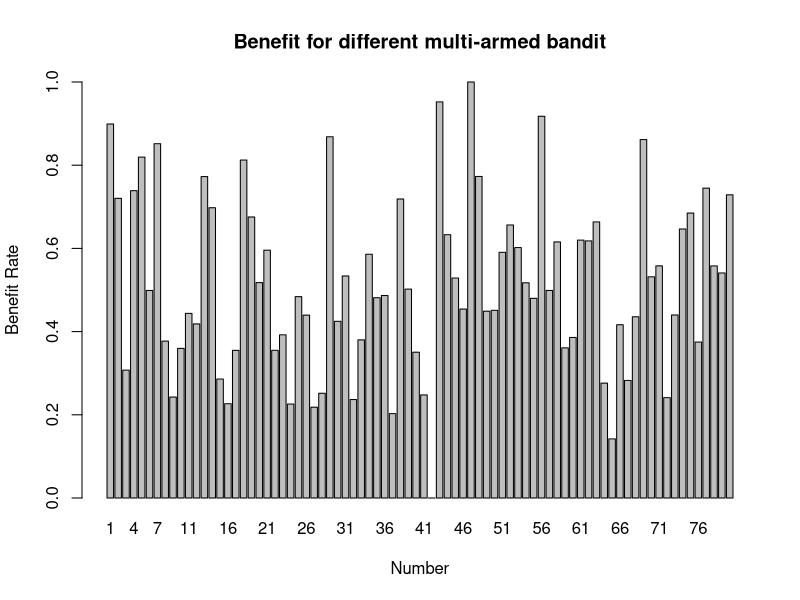
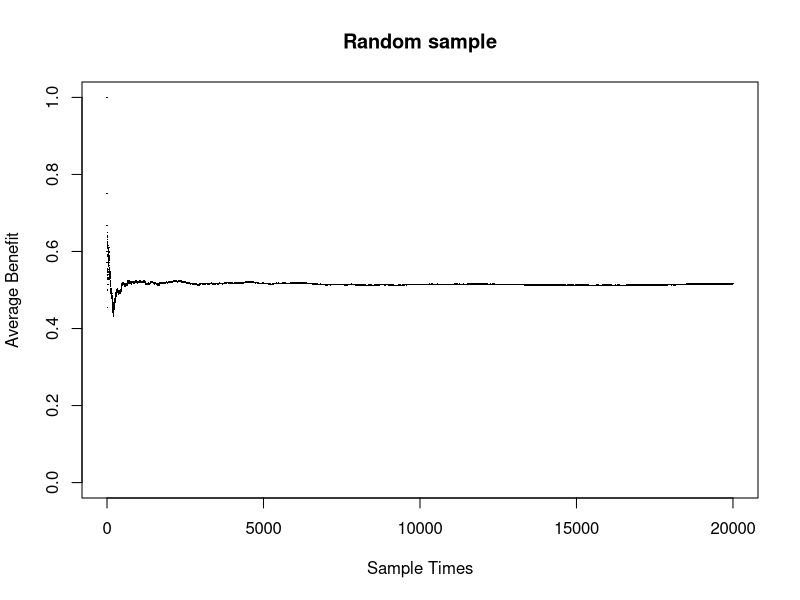
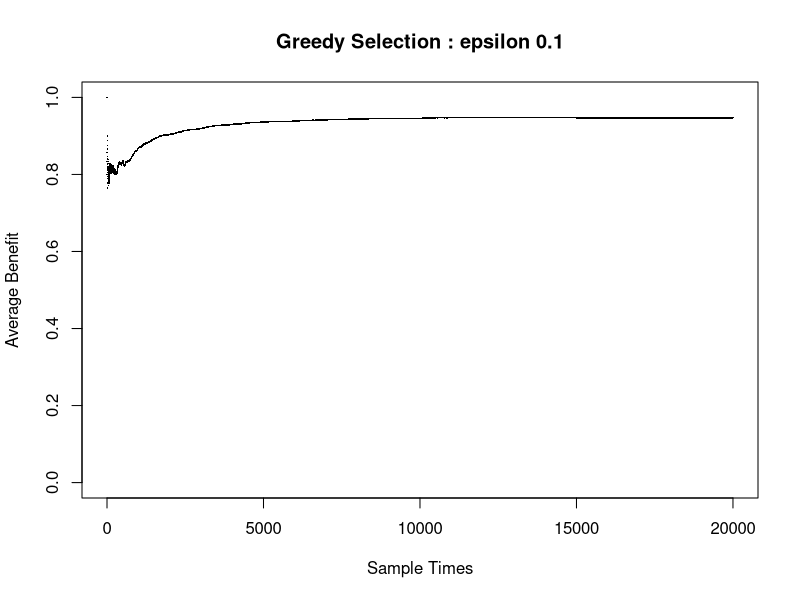
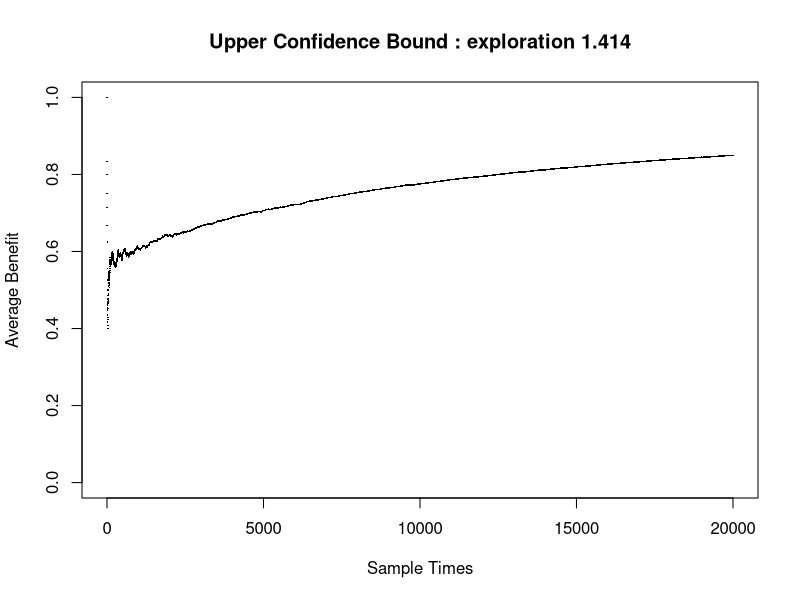
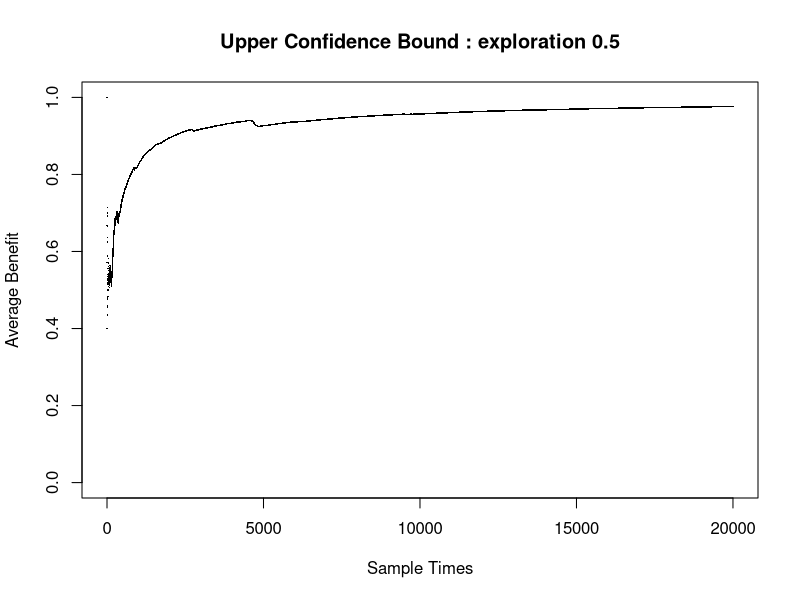
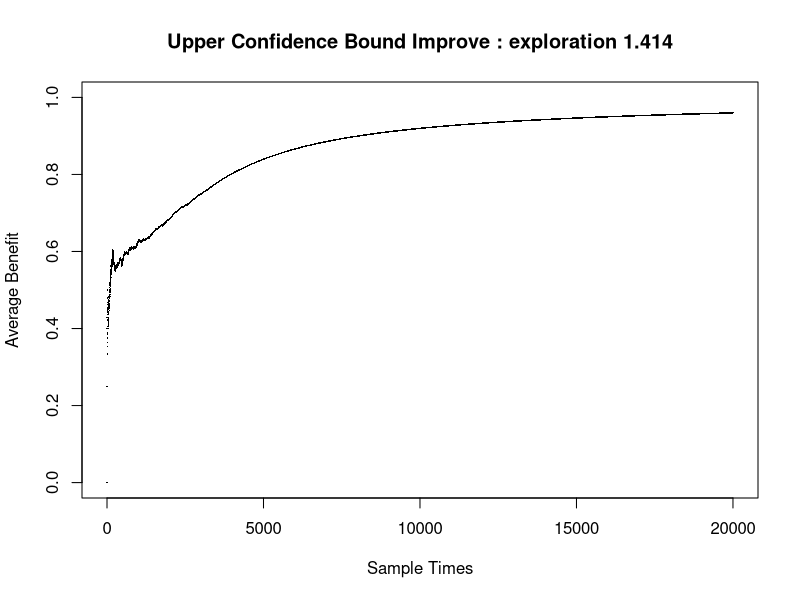
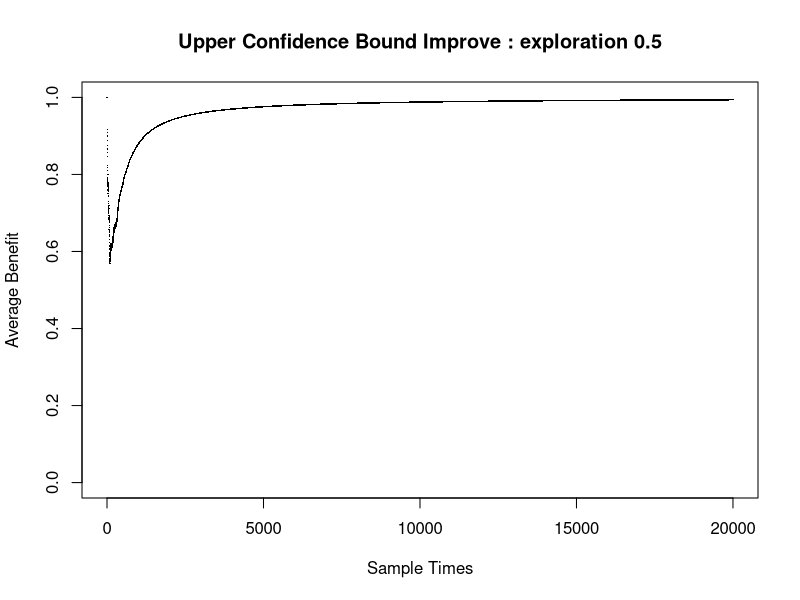
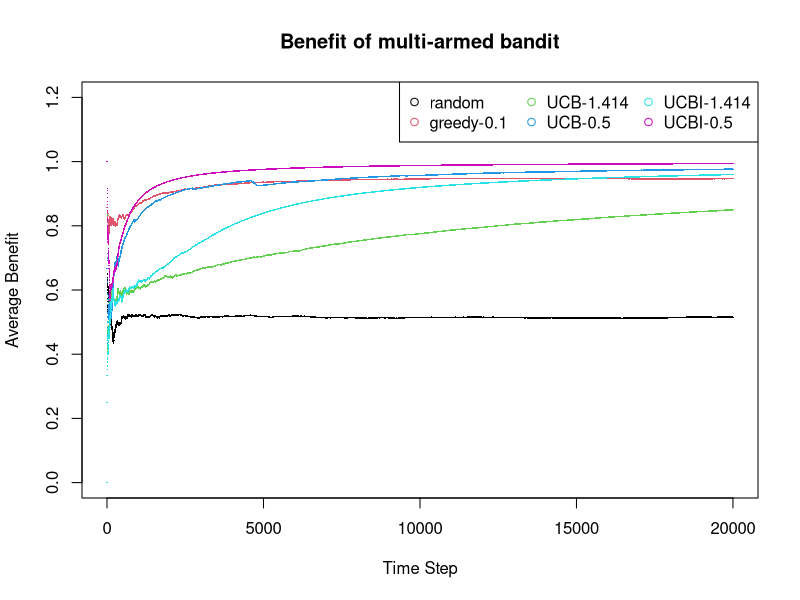

Write the R code that produced these figures, in order.
utils.assert <- function(fact, proposition) {
    if (proposition == FALSE) {
        cat("Proposition is not satisfied \n")
        cat(" Invaild proposition : '", fact, "' \n", sep="")
        stopifnot(proposition)
    }
}

utils.zeros <- function(cnt) {
    utils.assert("", cnt>=1)
    return (rep(0, cnt))
}

utils.normalization <- function(array, range=c(0,1)) {
    size <- length(array)
    norm <- utils.zeros(size)
    min <- min(array)
    max <- max(array)

    for (i in c(1:size)) {
        norm[i] = (max(range) - min(range)) * ((array[i] - min) / (max - min)) + min(range)
    }

    return (norm)
}

utils.generate_slot_machines <- function(cnt, seed=NULL) {
    utils.assert("", cnt>=1)
    if (is.numeric(seed)) {
        set.seed(seed)
    }

    gen <- rnorm(cnt, 0.0, 5.0)

    return (utils.normalization(gen, range=c(0, 1)))
}

utils.get_pdf <- function(array) {
    size <- length(array)
    pdf <- utils.zeros(size)
    for (i in c(1:size)) {
        if (i != 1) {
            pdf[i] <- pdf[i-1]
        }
        pdf[i] <- pdf[i] + array[i]
    }
    return (pdf)
}

utils.pdf2avg <- function(array) {
    size <- length(array)
    avg <- utils.zeros(size)
    for (i in c(1:sample_times)) {
        avg[i] <- array[i] / i
    }
    return (avg)
}

utils.get_maxindex <- function(array) {
    size <- length(array)
    idx <- 1
    max <- array[idx]
    for (i in c(1:size)) {
        if (max < array[i]) {
            idx <- i
            max <- array[idx]
        }
    }
    return (idx)
}

utils.get_benefit <- function(rate) {
    x <- runif(1, 0.0, 1.0)
    benefit <- 0
    if (rate > x) {
        benefit <- 1
    }
    return (benefit)
}

# global allocation
number <- 80
slot_machines <- utils.generate_slot_machines(number)
sample_times <- 20000
barplot(height=slot_machines,
        width=1,
        names.arg=c(1:number),
        xlab="Number", ylab="Benefit Rate",
        ylim=c(0,1),
        main="Benefit for different multi-armed bandit")


# random sample
random_sample <- function(dump=TRUE) {
    random_choice <- sample(1:number, sample_times, replace=TRUE)
    benefit <- utils.zeros(sample_times)
    record_benefit <- utils.zeros(number)
    record_cnt <- utils.zeros(number)

    for (i in c(1:sample_times)) {
        choice <- random_choice[i]
        rate <- slot_machines[choice]
        benefit[i] = utils.get_benefit(rate)

        record_benefit[choice] = record_benefit[choice] + benefit[i]
        record_cnt[choice] = record_cnt[choice] + 1
    }

    benefit_pdf <- utils.get_pdf(benefit)
    benefit_avg <- utils.pdf2avg(benefit_pdf)

    if (dump) {
        plot(x=c(1:sample_times), y=benefit_avg,
             xlab="Sample Times", ylab="Average Benefit",
             pch = 16, cex = 0.2,
             ylim=c(0,1), main="Random sample")

        cat("Average Benefit :", benefit_avg[sample_times], "\n")
    }
    return (benefit_avg)
}

# ϵ-greedy
greedy_selection <- function(epsilon, dump=TRUE) {
    benefit <- utils.zeros(sample_times)
    record_benefit <- utils.zeros(number)
    record_cnt <- utils.zeros(number)

    for (i in c(1:sample_times)) {
        x <- runif(1, 0.0, 1.0)
        if (x < epsilon) {
            # Random choice
            random_choice <- sample(1:number, 1, replace=TRUE)
            rate <- slot_machines[random_choice]
            benefit[i] <- utils.get_benefit(rate)
            record_benefit[random_choice] <- record_benefit[random_choice] + benefit[i]
            record_cnt[random_choice] <- record_cnt[random_choice] + 1
        } else {
            # Greedy choice
            record_benefit_avg <- utils.zeros(number)
 
            for (idx in c(1:number)) {
                if (record_cnt[idx] > 0) {
                    record_benefit_avg[idx] <- record_benefit[idx] / record_cnt[idx]
                }
            }
        
            index <- utils.get_maxindex(record_benefit_avg)
            rate <- slot_machines[index]
            benefit[i] <- utils.get_benefit(rate)
            record_benefit[index] <- record_benefit[index] + benefit[i]
            record_cnt[index] <- record_cnt[index] + 1
        }
    }

    benefit_pdf <- utils.get_pdf(benefit)
    benefit_avg <- utils.pdf2avg(benefit_pdf)

     if (dump) {
        plot(x=c(1:sample_times), y=benefit_avg,
             xlab="Sample Times", ylab="Average Benefit",
             pch = 16, cex = 0.2,
             ylim=c(0,1), main=paste("Greedy Selection : epsilon", epsilon))

        cat("Average Benefit :", benefit_avg[sample_times], "\n")
    }
    return (benefit_avg)
}

# Upper Confidence Bound
utils.ucb_select <- function(q_table, prop, exploration) {
    size = length(q_table)
    utils.assert("", size == length(prop))
    tot = sum(prop) + 1
    UCBs <- utils.zeros(size)
    for (i in c(1:size)) {
        UCBs[i] <- q_table[i] + exploration * sqrt(log(tot, base=exp(1))/(prop[i] + 1))
    }
    return (utils.get_maxindex(UCBs))
}

upper_confidence_bound  <- function(exploration, dump=TRUE) {
    benefit <- utils.zeros(sample_times)
    record_benefit <- utils.zeros(number)
    record_cnt <- utils.zeros(number)

    for (i in c(1:sample_times)) {
        record_benefit_avg <- utils.zeros(number)
        for (idx in c(1:number)) {
            if (record_cnt[idx] > 0) {
                record_benefit_avg[idx] <- record_benefit[idx] / record_cnt[idx]
            } else {
                record_benefit_avg[idx] = 0.5
            }
        }
        index <- utils.ucb_select(record_benefit_avg, record_cnt, exploration)
        rate <- slot_machines[index]
        benefit[i] <- utils.get_benefit(rate)
        record_benefit[index] <- record_benefit[index] + benefit[i]
        record_cnt[index] <- record_cnt[index] + 1
    }

    benefit_pdf <- utils.get_pdf(benefit)
    benefit_avg <- utils.pdf2avg(benefit_pdf)

    if (dump) {
        plot(x=c(1:sample_times), y=benefit_avg,
             xlab="Sample Times", ylab="Average Benefit",
             pch = 16, cex = 0.2,
             ylim=c(0,1), main=paste("Upper Confidence Bound : exploration", exploration))

        cat("Average Benefit :", benefit_avg[sample_times], "\n")
    }
    return (benefit_avg)
}

# Upper Confidence Bound Improve
utils.ucb_improve_select <- function(q_table, prop, exploration, base) {
    size = length(q_table)
    utils.assert("", size == length(prop))
    tot = sum(prop) + 1
    UCBs <- utils.zeros(size)
    for (i in c(1:size)) {
        UCBs[i] <- q_table[i] + (exploration - log((base + tot)/base)) * sqrt(log(tot, base=exp(1))/(prop[i] + 1))
    }
    return (utils.get_maxindex(UCBs))
}

upper_confidence_bound_improve  <- function(exploration, base, dump=TRUE) {
    benefit <- utils.zeros(sample_times)
    record_benefit <- utils.zeros(number)
    record_cnt <- utils.zeros(number)

    for (i in c(1:sample_times)) {
        record_benefit_avg <- utils.zeros(number)
        for (idx in c(1:number)) {
            if (record_cnt[idx] > 0) {
                record_benefit_avg[idx] <- record_benefit[idx] / record_cnt[idx]
            } else {
                record_benefit_avg[idx] = 0.5
            }
        }
        index <- utils.ucb_improve_select(record_benefit_avg, record_cnt, exploration, base)
        rate <- slot_machines[index]
        benefit[i] <- utils.get_benefit(rate)
        record_benefit[index] <- record_benefit[index] + benefit[i]
        record_cnt[index] <- record_cnt[index] + 1
    }

    benefit_pdf <- utils.get_pdf(benefit)
    benefit_avg <- utils.pdf2avg(benefit_pdf)

    if (dump) {
        plot(x=c(1:sample_times), y=benefit_avg,
             xlab="Sample Times", ylab="Average Benefit",
             pch = 16, cex = 0.2,
             ylim=c(0,1), main=paste("Upper Confidence Bound Improve : exploration", exploration))

        cat("Average Benefit :", benefit_avg[sample_times], "\n")
    }
    return (benefit_avg)
}

random_benefit_avg <- random_sample()
greedy_benefit_avg <- greedy_selection(0.1)
ucb_benefit_avg_1 <- upper_confidence_bound(1.414)
ucb_benefit_avg_2 <- upper_confidence_bound(0.5)
ucbi_benefit_avg_1 <- upper_confidence_bound_improve(1.414, 5000)
ucbi_benefit_avg_2 <- upper_confidence_bound_improve(0.5, 5000)

plot(x=c(1:sample_times), y=random_benefit_avg,
     xlab="Time Step", ylab="Average Benefit",
     pch = 16, cex = 0.2, col=1,
     ylim=c(0,1.2),
     main="Benefit of multi-armed bandit")
points(x=c(1:sample_times), y=greedy_benefit_avg,
       pch = 16, cex = 0.2, col=2)
points(x=c(1:sample_times), y=ucb_benefit_avg_1,
       pch = 16, cex = 0.2, col=3)
points(x=c(1:sample_times), y=ucb_benefit_avg_2,
       pch = 16, cex = 0.2, col=4)
points(x=c(1:sample_times), y=ucbi_benefit_avg_1,
       pch = 16, cex = 0.2, col=5)
points(x=c(1:sample_times), y=ucbi_benefit_avg_2,
       pch = 16, cex = 0.2, col=6)
legend("topright", legend=c("random","greedy-0.1","UCB-1.414","UCB-0.5","UCBI-1.414","UCBI-0.5"),
       col=c(1:6), ncol=3, pch=1)
